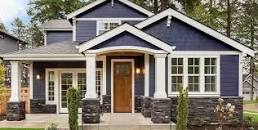
#> input picture introduction_to_ai/images.jpg, 258 x 130 px
$ jupyter execute translational_equivariance.ipynb   (shell and % lines are left out)
#> lines starting #> are read from the running program, lines starting #| are printed output that depends on the picture
[cell 1]
from scipy.signal import convolve2d
from matplotlib import pyplot as plt
import numpy as np
import cv2
from PIL import Image

# Loading the image

[cell 2]
original_img = Image.open('images.jpg').convert('L')
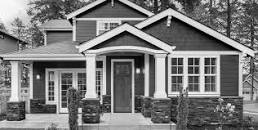
#> original_img: PIL image 258x130 L; min 0, max 255, mean 122.3
original_img = np.array(original_img)
original_img = original_img/255.
#> original_img: shape (130, 258) float64

plt.imshow(original_img, cmap='gray')

## Defining the filter

[cell 3]
height, width = original_img.shape[:2]
#> height = 130; width = 258

# Horizontal line filter
fil = np.array([[0,-1,0],[-1,4,-1],[0,-1,0]])

# Translation

[cell 4]
x = width/4  # No. of pixels to move along x-axis
#> x = 64.5
y = 0        # No. of pixels to move along y-axis

translate_matrix = np.float32([[1, 0, x], [0, 1, y]])
#> translate_matrix = [[1, 0, 64.5], [0, 1, 0]]

## Translation first, then convolution

[cell 5]
fmap1 = cv2.warpAffine(original_img, translate_matrix, (width, height))
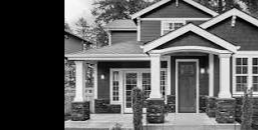
#> fmap1: shape (130, 258) float64; min 0, max 0.992, mean 0.371
fmap1 = convolve2d(fmap1,fil,mode='same')
plt.imshow(fmap1, cmap='gray')
plt.imsave('tc.jpg', fmap1, cmap='gray')

## Convolution first, then translation

[cell 6]
fmap2 = convolve2d(original_img,fil,mode='same')
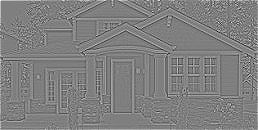
#> fmap2: shape (130, 258) float64; min -2.03, max 2.04, mean 0.0115; drawn with min black and max white
fmap2 = cv2.warpAffine(fmap2, translate_matrix, (width, height))
plt.imshow(fmap2, cmap='gray')
plt.imsave('ct.jpg', fmap2, cmap='gray')
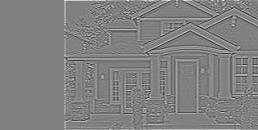
#> saved as ct.jpg: shape (130, 258, 3); min 0, max 254, mean 128.6

# Rotation

[cell 7]
#center: center of rotation, angle: degree of rotation
center = (width/2, height/2)
#> center = (129, 65)
rotate_matrix = cv2.getRotationMatrix2D(center=center, angle=90, scale=1)
#> rotate_matrix = [[6.12e-17, 1, 64], [-1, 6.12e-17, 194]]

## Rotation first, then convolution

[cell 8]
fmap3 = cv2.warpAffine(original_img, rotate_matrix, (width, height))
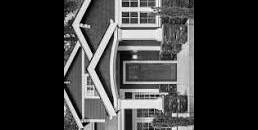
#> fmap3: shape (130, 258) float64; min 0, max 1, mean 0.237
fmap3 = convolve2d(fmap3,fil,mode='same')
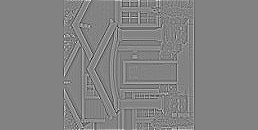
#> fmap3: shape (130, 258) float64; min -1.87, max 1.78, mean 0.00331; drawn with min black and max white
plt.imshow(fmap3, cmap='gray')
plt.imsave('rc.jpg', fmap3, cmap='gray')

## Convolution first, then rotation

[cell 9]
fmap4 = convolve2d(original_img,fil,mode='same')
fmap4 = cv2.warpAffine(fmap4, rotate_matrix, (width, height))
plt.imshow(fmap4, cmap='gray')
plt.imsave('cr.jpg', fmap4, cmap='gray')
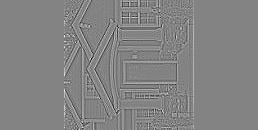
#> saved as cr.jpg: shape (130, 258, 3); min 7, max 253, mean 131.1

[cell 10]
from scipy.signal import convolve2d
from matplotlib import pyplot as plt
import numpy as np
import cv2
from PIL import Image


filename = 'Road'
original_img = Image.open('Line generation imgs/' + filename + '.jpg').convert('L')
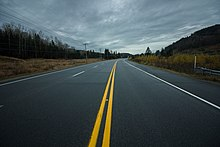
#> input picture introduction_to_ai/Line generation imgs/Road.jpg, 220 x 147 px
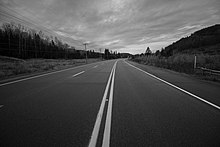
#> original_img: PIL image 220x147 L; min 0, max 245, mean 75.9
original_img = np.array(original_img)
original_img = original_img/255
#> original_img: shape (147, 220) float64
fil = np.array([[0,-1,0],[-1,4,-1],[0,-1,0]])
fmap2 = convolve2d(original_img,fil,mode='same')
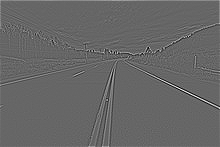
#> fmap2: shape (147, 220) float64; min -1.37, max 2.03, mean 0.00599; drawn with min black and max white
plt.axis('off')
plt.imshow(fmap2, cmap='gray')
plt.imsave('Line generation imgs/' + filename + 'output' + '.jpg', fmap2, cmap='gray')
